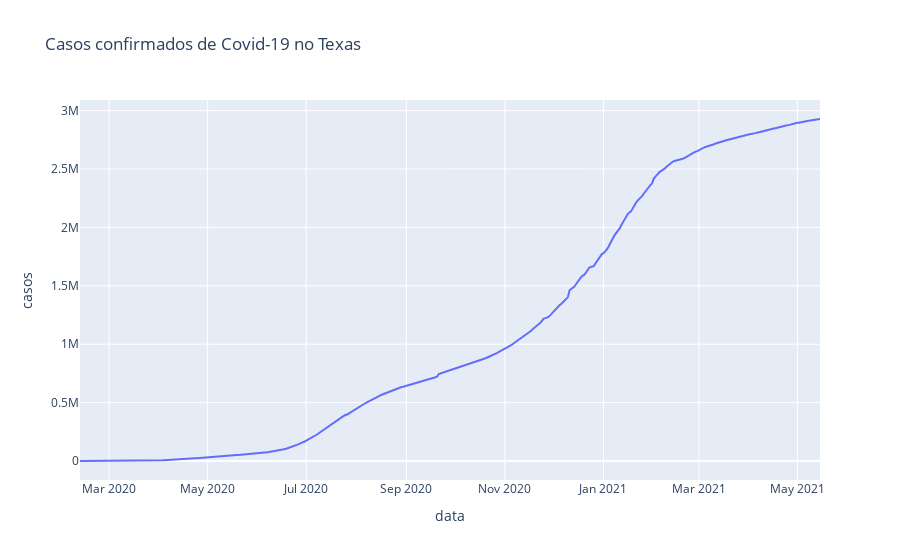

The notebook cell this image was saved under:
### Code cell
# Visualizar os casos no Texas
px.line(tx, 'data', 'casos', title='Casos confirmados de Covid-19 no Texas')

### Figure 1 — Plotly figure (JSON) as saved in the notebook; plotly's stock layout.template omitted (floating-point values rounded to 4 significant figures; data arrays with more than 128 entries replaced by an {"elided": "..."} marker saying what was removed)
{"data": [{"hovertemplate": "data=%{x}<br>casos=%{y}<extra></extra>", "legendgroup": "", "line": {"color": "#636efa", "dash": "solid"}, "mode": "lines", "name": "", "orientation": "v", "showlegend": false, "type": "scatter", "x": {"elided": "459 str values"}, "xaxis": "x", "y": {"elided": "459 int values"}, "yaxis": "y"}], "layout": {"legend": {"tracegroupgap": 0}, "title": {"text": "Casos confirmados de Covid-19 no Texas"}, "xaxis": {"anchor": "y", "domain": [0, 1], "title": {"text": "data"}}, "yaxis": {"anchor": "x", "domain": [0, 1], "title": {"text": "casos"}}}}
